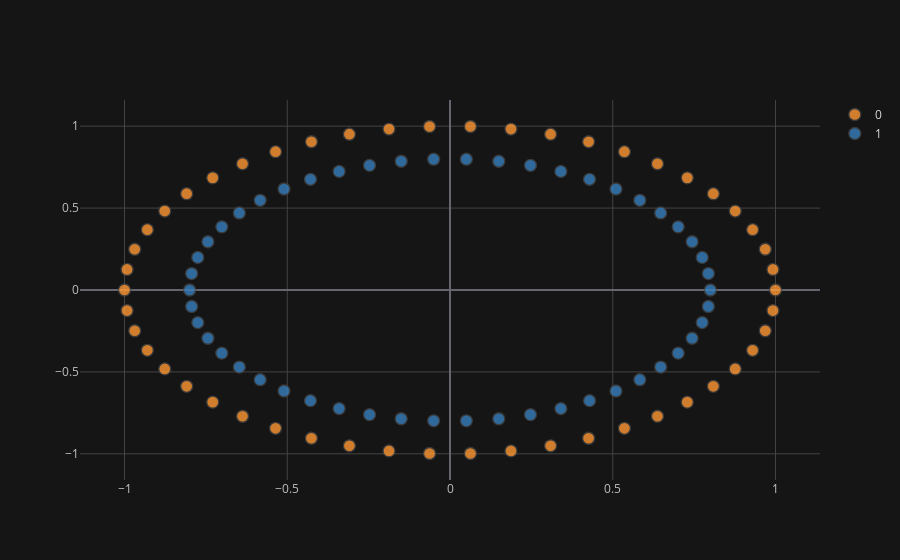

The cell this chart's notebook holds for it:
### Code cell
df_circles.iplot(kind="scatter", x=0, y=1, categories="luna", theme="solar")
